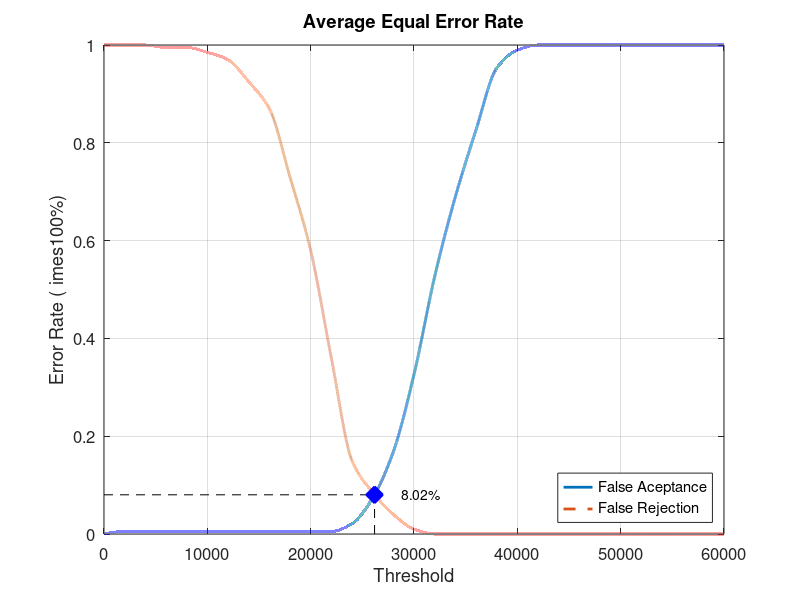
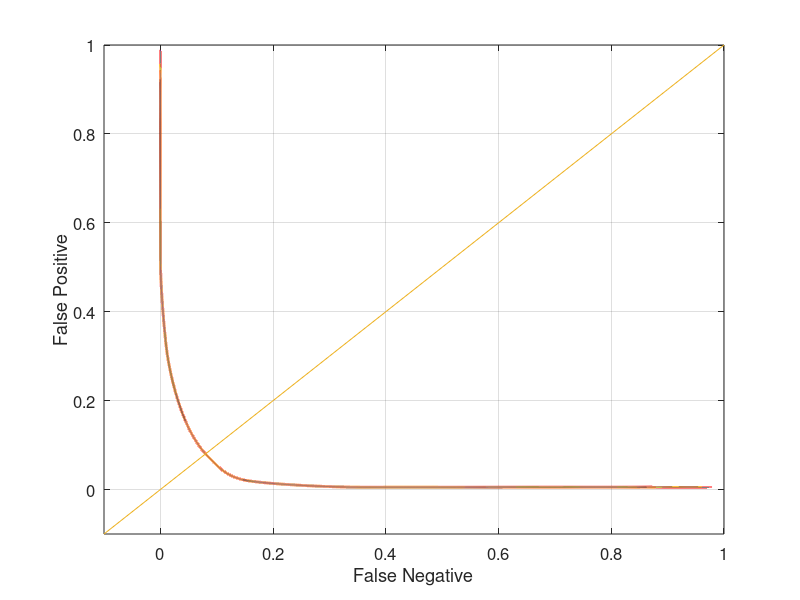

MATLAB code for these plots, in order:
close all;
clear;
clc;
x = 0:2000:60000;
xq = 0:0.5:60000;

y0 = [0 0.00526316 0.00526316 0.00526316 0.00526316 0.00526316 0.00526316 0.00526316 0.00526316 0.00526316 0.00526316 0.00526316 0.0210526 0.0736842 0.168421 0.326316 0.526316 0.689474 0.826316 0.952632 0.989474 1 1 1 1 1 1 1 1 1 1]
yy0 = interp1(x, y0, xq, 'pchip');
y1 = [1 1 1 0.995 0.995 0.985 0.97 0.925 0.87 0.73 0.58 0.36 0.15 0.085 0.04 0.01 0 0 0 0 0 0 0 0 0 0 0 0 0 0 0]
yy1 = interp1(x, y1, xq, 'pchip');

% Calculating EER: 
y2 = abs(y0 - y1);
find(y2 == min(y2))
yy2 = abs(yy0 - yy1);
xEER = find(yy2 == min(yy2));
xEERIndex = xq(xEER) % X-axis EER
yEER = yy0(xEER) % Y-axis EER

main = figure
plot(xq, yy0,'-','LineWidth', 2);	hold on
plot(xq, yy1,'--','LineWidth', 2);	hold on
plot([xEERIndex xEERIndex], [0 yEER], 'k--');	hold on
plot([0 xEERIndex], [yEER yEER], 'k--');	hold on
plot(xEERIndex, yEER, 'bx', 'LineWidth', 10);	hold on
text(xEERIndex + 10 * xEERIndex / 100, yEER, [num2str(round((10000 * yEER)) / 100) '%'])
legend('False Aceptance', 'False Rejection', 'Location', 'SouthEast')
xlabel('Threshold')
ylabel('Error Rate (	imes100%)')
title('Average Equal Error Rate')
set(gca, 'FontSize', 12)
axis([0 60000 0 1])
grid on

print(main, 'Database2_4Main', '-dpng');
FNRxFPR = figure('Color', [1 1 1]);
plot(yy1, yy0, '-', yy1, yy0, 'LineWidth', 2);
hold on
y = -0.1:0.1:1
plot(y, y); 
set(gca, 'FontSize', 12)
xlabel('False Negative')
ylabel('False Positive')
axis([-0.1 1 -0.1 1])
set(gca, 'FontSize', 12)
grid on

print(FNRxFPR, 'Database2_4FNRxFPR','-dpng');
